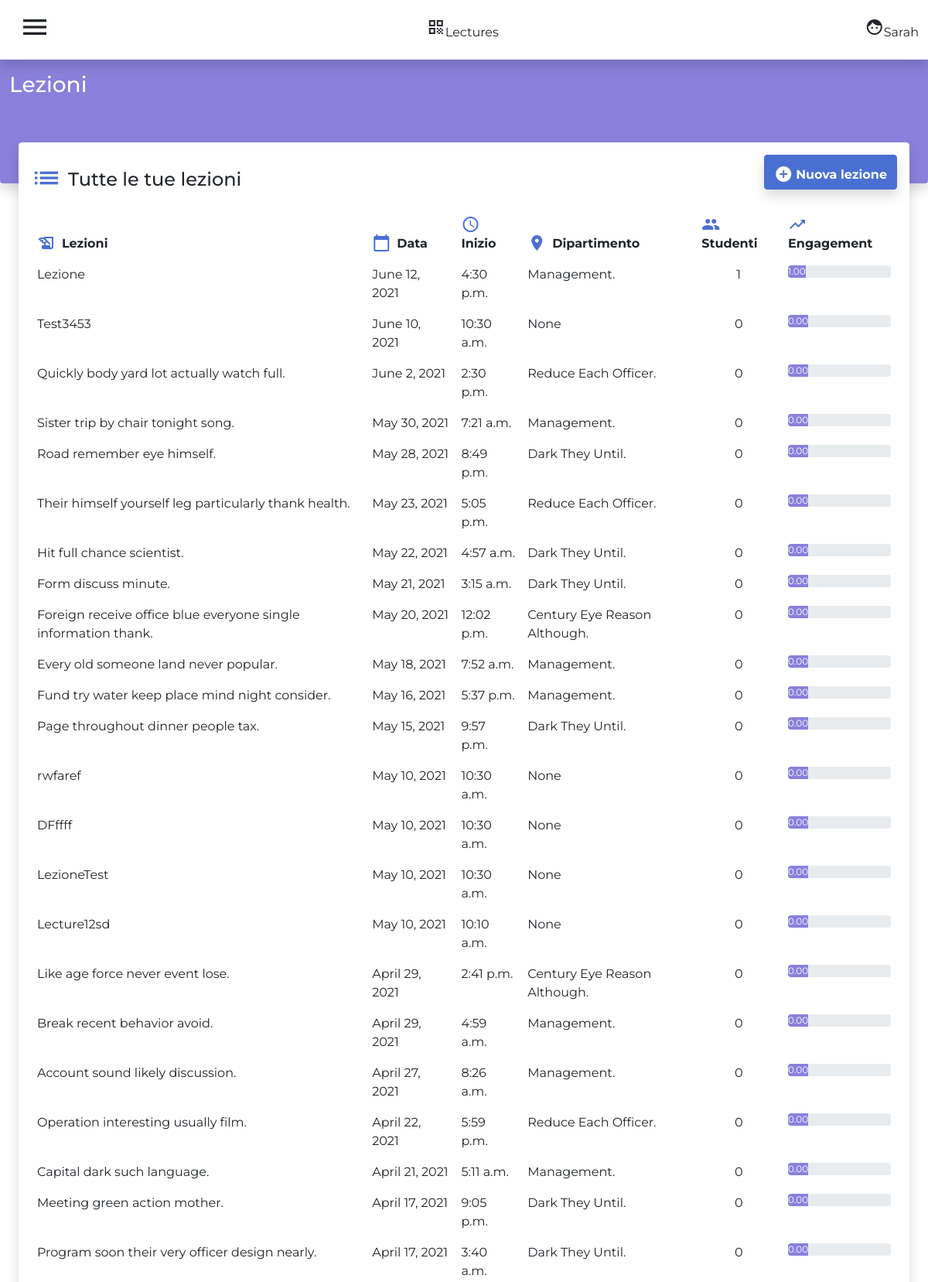
Page /lecture/all (signed in, upper part) on the committed database.
### auth_app/models.py (models this page shows, shortened)
class User(PermissionsMixin, AbstractBaseUser):
    email = models.EmailField(max_length=255, unique=True)
    first_name = models.CharField(max_length=150, null=False)
    last_name = models.CharField(max_length=150, null=False)
    is_active = models.BooleanField(default=True)
    is_professor = models.BooleanField(default=False)
    USERNAME_FIELD = 'email'
    REQUIRED_FIELDS = ['first_name', 'last_name']
    objects = UserManager()

### lectures/models.py (models this page shows, shortened)
class Lecture(models.Model):
    professor = models.ForeignKey('auth_app.User', on_delete=CASCADE)
    name = models.CharField(max_length=200)
    description = models.TextField()
    department = models.ForeignKey(Department, on_delete=SET_NULL, null=True)
    start_at = models.DateTimeField()
    started_at = models.DateTimeField(null=True, blank=True, default=None)
    ended_at = models.DateTimeField(null=True, blank=True, default=None)
    start_code = models.CharField(max_length=10, blank=True)
    end_code = models.CharField(max_length=10, blank=True)
    objects = LectureManager()
    @property
    def engagement(self):
        return self.get_engagement()
    @property
    def students(self):
        return len(self.get_students())
    def get_engagement(self):
        sessions = Session.objects.filter(lecture=self)
        total = len(sessions)
        if total == 0: return 0
        sum = 0
        for s in sessions:
            if s.is_completed:
                sum += 1
        return sum/total
    def get_students(self):
        sessions = Session.objects.filter(lecture=self)
        return [s.student for s in sessions]

class Department(models.Model):
    name = models.CharField(max_length=150)
    geo_position = models.ForeignKey(
        GeoPosition, null=True, on_delete=SET_NULL)
    def __str__(self):
        return self.name

class Session(models.Model):
    student = models.ForeignKey('auth_app.User', on_delete=CASCADE)
    lecture = models.ForeignKey(Lecture, on_delete=CASCADE)
    geo_posititon = models.ForeignKey(
        GeoPosition, on_delete=SET_NULL, null=True)
    start_at = models.DateTimeField()
    end_at = models.DateTimeField(null=True, blank=True)
    is_completed = models.BooleanField(default=False)

### lectures/views.py (the view)
# urls.py: path('lecture/all', LectureListView.as_view(), name='lectures_list'),
class LectureListView(LoginRequiredMixin, ListView):
    template_name = 'lectures/lecture_list_view.html'
    context_object_name = 'lectures'
    def get_queryset(self):
        return Lecture.objects.filter(professor=self.request.user).order_by('-start_at')

### lectures/managers.py (called while the page is built)
    def get_queryset(self):
        return LectureQueryset(self.model, using=self._db)

### lectures/templates/lectures/lecture_list_view.html (shortened to what this page needs)
{% extends 'lectures/base.html' %}
{% load mathfilters %}
{% block navbar %}
{% include 'lectures/navbar.html' with title='Lezioni' %}
{% endblock navbar %}
{% block content %}
<div class="container-fluid">
    <div class="row py-auto row-cols-1 row-cols-md-1 g-4 ">
        <div class="col mt-0 mb-3">
            <div class="card h-100 shadow rounded-3 border-0 overflow-hidden">
                <div class="card-body bg-white ">
                    <div class="h4">
                        <span class="me-2 mb-3 text-primary fs-1 icon-center material-icons">list</span>Tutte le tue
                        lezioni
                        <button onclick="window.location='{% url "new_lecture" %}';"
                            class="btn btn-primary fw-bold float-end shadow ">
                            <span class="icon-center me-1 material-icons text-white">add_circle</span>Nuova lezione
                        </button>
                    </div>
                    <table class="table table-hover table-borderless">
                        <thead class="mb-2">
                            <tr>
                                <th scope="col"><span class="me-2 text-primary icon-center material-icons">
                                    </span><span class="">Lezioni</span></th>
                                <th scope="col"><span class="me-2 text-primary icon-center material-icons">
                                    </span><span class="">Data</span></th>
                                <th scope="col"><span class="me-2 text-primary icon-center material-icons">
                                    </span><span class="">Inizio</span></th>
                                <th scope="col"><span class="me-2 text-primary icon-center material-icons">
                                    </span><span class="">Dipartimento</span></th>
                                <th scope="col"><span class="me-2 text-primary icon-center material-icons">
                                    </span><span class="">Studenti</span></th>
                                <th scope="col"><span class="me-2 text-primary icon-center material-icons">
                                    </span><span class="">Engagement</span></th>
                            </tr>
                        </thead>
                        <tbody>
                            {% for l in lectures %}
                            <tr onclick="window.location='{% url "lecture" pk=l.pk %}';" class="clickable">
                                <td class="">{{l.name}}</td>
                                <td class="">{{l.start_at.date}}</td>
                                <td class="">{{l.start_at.time}}</td>
                                <td class="">{{l.department|title}}</td>
                                <td class="text-center">{{l.students}}</td>
                                <td class="text-center">
                                    <div class="progress">
                                        <div class="progress-bar bg-secondary" role="progressbar"
                                            style="width: {{l.engagement|floatformat:2|mul:100}}%;">
                                            {{l.engagement|floatformat:2}}</div>
                                    </div>
                                </td>
                            </tr>
                            {% endfor %}
                        </tbody>
                    </table>
                </div>
            </div>
        </div>
    </div>
</div>
{% endblock %}

### lectures/templates/lectures/navbar.html
   <nav class="navbar shadow  bg-white mx-auto">
      <div class="container-fluid">
        <button id="menu-toggle" class="btn btn-light rounded">
          <span class="material-icons  fs-1">menu</span>
        </button>
        <span class=""><span class="material-icons">qr_code</span>Lectures</span>
        <span class="clickable"><span class="material-icons">face</span>{{request.user.first_name}}</span>
      </div>
    </nav>
    <div style="height: 10rem;" class="container-fluid pt-3 rounded-bottom bg-secondary shadow">
      <div class="h3 text-white">{{title}}</div>
    </div>

### auth_app/templates/index.html (style rules this page uses)
.icon-center { position: relative; top: 50%; transform: translateY(25%); }
.clickable { cursor: pointer; }
body { overflow-x: hidden; font-family: 'Montserrat', sans-serif; }

### rows in the picture
Lecture: name "Lezione", start_at "June 12, 2021", start_at.time "4:30 p.m.", department "Management.", students "1", engagement "1.00"
Lecture: name "Test3453", start_at "June 10, 2021", start_at.time "10:30 a.m.", department "None", students "0", engagement "0.00"
Lecture: name "Quickly body yard lot actually watch full.", start_at "June 2, 2021", start_at.time "2:30 p.m.", department "Reduce Each Officer.", students "0", engagement "0.00"
Lecture: name "Sister trip by chair tonight song.", start_at "May 30, 2021", start_at.time "7:21 a.m.", department "Management.", students "0", engagement "0.00"
Lecture: name "Road remember eye himself.", start_at "May 28, 2021", start_at.time "8:49 p.m.", department "Dark They Until.", students "0", engagement "0.00"
Lecture: name "Their himself yourself leg particularly thank health.", start_at "May 23, 2021", start_at.time "5:05 p.m.", department "Reduce Each Officer.", students "0", engagement "0.00"
Lecture: name "Hit full chance scientist.", start_at "May 22, 2021", start_at.time "4:57 a.m.", department "Dark They Until.", students "0", engagement "0.00"
Lecture: name "Form discuss minute.", start_at "May 21, 2021", start_at.time "3:15 a.m.", department "Dark They Until.", students "0", engagement "0.00"
Lecture: name "Foreign receive office blue everyone single information thank.", start_at "May 20, 2021", start_at.time "12:02 p.m.", department "Century Eye Reason Although.", students "0", engagement "0.00"
Lecture: name "Every old someone land never popular.", start_at "May 18, 2021", start_at.time "7:52 a.m.", department "Management.", students "0", engagement "0.00"
Lecture: name "Fund try water keep place mind night consider.", start_at "May 16, 2021", start_at.time "5:37 p.m.", department "Management.", students "0", engagement "0.00"
Lecture: name "Page throughout dinner people tax.", start_at "May 15, 2021", start_at.time "9:57 p.m.", department "Dark They Until.", students "0", engagement "0.00"
Lecture: name "rwfaref", start_at "May 10, 2021", start_at.time "10:30 a.m.", department "None", students "0", engagement "0.00"
Lecture: name "DFffff", start_at "May 10, 2021", start_at.time "10:30 a.m.", department "None", students "0", engagement "0.00"
Lecture: name "LezioneTest", start_at "May 10, 2021", start_at.time "10:30 a.m.", department "None", students "0", engagement "0.00"
Lecture: name "Lecture12sd", start_at "May 10, 2021", start_at.time "10:10 a.m.", department "None", students "0", engagement "0.00"
Lecture: name "Like age force never event lose.", start_at "April 29, 2021", start_at.time "2:41 p.m.", department "Century Eye Reason Although.", students "0", engagement "0.00"
Lecture: name "Break recent behavior avoid.", start_at "April 29, 2021", start_at.time "4:59 a.m.", department "Management.", students "0", engagement "0.00"
Lecture: name "Account sound likely discussion.", start_at "April 27, 2021", start_at.time "8:26 a.m.", department "Management.", students "0", engagement "0.00"
Lecture: name "Operation interesting usually film.", start_at "April 22, 2021", start_at.time "5:59 p.m.", department "Reduce Each Officer.", students "0", engagement "0.00"
Lecture: name "Capital dark such language.", start_at "April 21, 2021", start_at.time "5:11 a.m.", department "Management.", students "0", engagement "0.00"
Lecture: name "Meeting green action mother.", start_at "April 17, 2021", start_at.time "9:05 p.m.", department "Dark They Until.", students "0", engagement "0.00"
Lecture: name "Program soon their very officer design nearly.", start_at "April 17, 2021", start_at.time "3:40 a.m.", department "Dark They Until.", students "0", engagement "0.00"

### other values in the picture
{{ request.user.first_name }} "Sarah"
{{ title }} "Lezioni"
